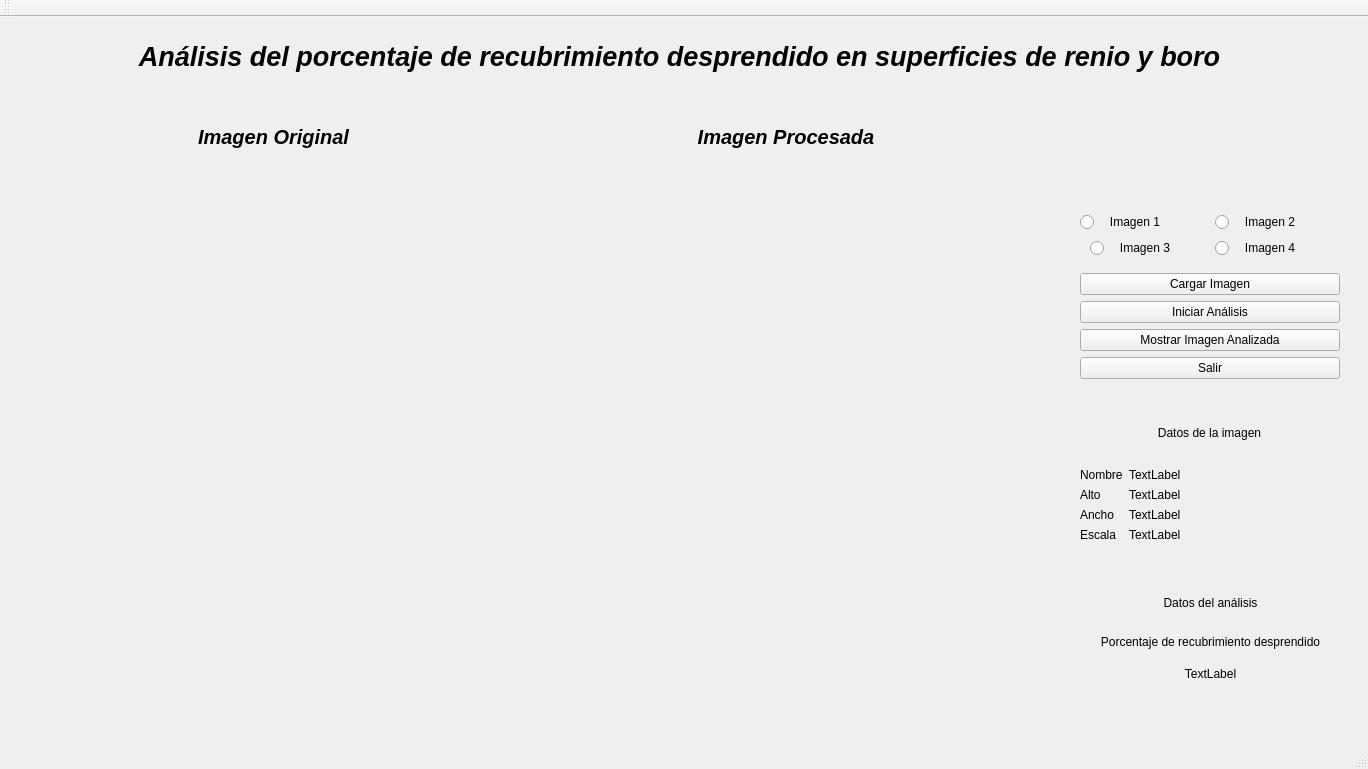
<?xml version="1.0" encoding="UTF-8"?>
<ui version="4.0">
 <class>MainWindow</class>
 <widget class="QMainWindow" name="MainWindow">
  <property name="geometry">
   <rect>
    <x>0</x>
    <y>0</y>
    <width>1368</width>
    <height>769</height>
   </rect>
  </property>
  <property name="palette">
   <palette>
    <active>
     <colorrole role="WindowText">
      <brush brushstyle="SolidPattern">
       <color alpha="255">
        <red>0</red>
        <green>0</green>
        <blue>0</blue>
       </color>
      </brush>
     </colorrole>
     <colorrole role="Button">
      <brush brushstyle="SolidPattern">
       <color alpha="255">
        <red>239</red>
        <green>239</green>
        <blue>239</blue>
       </color>
      </brush>
     </colorrole>
     <colorrole role="Light">
      <brush brushstyle="SolidPattern">
       <color alpha="255">
        <red>255</red>
        <green>255</green>
        <blue>255</blue>
       </color>
      </brush>
     </colorrole>
     <colorrole role="Midlight">
      <brush brushstyle="SolidPattern">
       <color alpha="255">
        <red>247</red>
        <green>247</green>
        <blue>247</blue>
       </color>
      </brush>
     </colorrole>
     <colorrole role="Dark">
      <brush brushstyle="SolidPattern">
       <color alpha="255">
        <red>119</red>
        <green>119</green>
        <blue>119</blue>
       </color>
      </brush>
     </colorrole>
     <colorrole role="Mid">
      <brush brushstyle="SolidPattern">
       <color alpha="255">
        <red>159</red>
        <green>159</green>
        <blue>159</blue>
       </color>
      </brush>
     </colorrole>
     <colorrole role="Text">
      <brush brushstyle="SolidPattern">
       <color alpha="255">
        <red>0</red>
        <green>0</green>
        <blue>0</blue>
       </color>
      </brush>
     </colorrole>
     <colorrole role="BrightText">
      <brush brushstyle="SolidPattern">
       <color alpha="255">
        <red>255</red>
        <green>255</green>
        <blue>255</blue>
       </color>
      </brush>
     </colorrole>
     <colorrole role="ButtonText">
      <brush brushstyle="SolidPattern">
       <color alpha="255">
        <red>0</red>
        <green>0</green>
        <blue>0</blue>
       </color>
      </brush>
     </colorrole>
     <colorrole role="Base">
      <brush brushstyle="SolidPattern">
       <color alpha="255">
        <red>255</red>
        <green>255</green>
        <blue>255</blue>
       </color>
      </brush>
     </colorrole>
     <colorrole role="Window">
      <brush brushstyle="SolidPattern">
       <color alpha="255">
        <red>239</red>
        <green>239</green>
        <blue>239</blue>
       </color>
      </brush>
     </colorrole>
     <colorrole role="Shadow">
      <brush brushstyle="SolidPattern">
       <color alpha="255">
        <red>0</red>
        <green>0</green>
        <blue>0</blue>
       </color>
      </brush>
     </colorrole>
     <colorrole role="AlternateBase">
      <brush brushstyle="SolidPattern">
       <color alpha="255">
        <red>247</red>
        <green>247</green>
        <blue>247</blue>
       </color>
      </brush>
     </colorrole>
     <colorrole role="ToolTipBase">
      <brush brushstyle="SolidPattern">
       <color alpha="255">
        <red>255</red>
        <green>255</green>
        <blue>220</blue>
       </color>
      </brush>
     </colorrole>
     <colorrole role="ToolTipText">
      <brush brushstyle="SolidPattern">
       <color alpha="255">
        <red>0</red>
        <green>0</green>
        <blue>0</blue>
       </color>
      </brush>
     </colorrole>
    </active>
    <inactive>
     <colorrole role="WindowText">
      <brush brushstyle="SolidPattern">
       <color alpha="255">
        <red>0</red>
        <green>0</green>
        <blue>0</blue>
       </color>
      </brush>
     </colorrole>
     <colorrole role="Button">
      <brush brushstyle="SolidPattern">
       <color alpha="255">
        <red>239</red>
        <green>239</green>
        <blue>239</blue>
       </color>
      </brush>
     </colorrole>
     <colorrole role="Light">
      <brush brushstyle="SolidPattern">
       <color alpha="255">
        <red>255</red>
        <green>255</green>
        <blue>255</blue>
       </color>
      </brush>
     </colorrole>
     <colorrole role="Midlight">
      <brush brushstyle="SolidPattern">
       <color alpha="255">
        <red>247</red>
        <green>247</green>
        <blue>247</blue>
       </color>
      </brush>
     </colorrole>
     <colorrole role="Dark">
      <brush brushstyle="SolidPattern">
       <color alpha="255">
        <red>119</red>
        <green>119</green>
        <blue>119</blue>
       </color>
      </brush>
     </colorrole>
     <colorrole role="Mid">
      <brush brushstyle="SolidPattern">
       <color alpha="255">
        <red>159</red>
        <green>159</green>
        <blue>159</blue>
       </color>
      </brush>
     </colorrole>
     <colorrole role="Text">
      <brush brushstyle="SolidPattern">
       <color alpha="255">
        <red>0</red>
        <green>0</green>
        <blue>0</blue>
       </color>
      </brush>
     </colorrole>
     <colorrole role="BrightText">
      <brush brushstyle="SolidPattern">
       <color alpha="255">
        <red>255</red>
        <green>255</green>
        <blue>255</blue>
       </color>
      </brush>
     </colorrole>
     <colorrole role="ButtonText">
      <brush brushstyle="SolidPattern">
       <color alpha="255">
        <red>0</red>
        <green>0</green>
        <blue>0</blue>
       </color>
      </brush>
     </colorrole>
     <colorrole role="Base">
      <brush brushstyle="SolidPattern">
       <color alpha="255">
        <red>255</red>
        <green>255</green>
        <blue>255</blue>
       </color>
      </brush>
     </colorrole>
     <colorrole role="Window">
      <brush brushstyle="SolidPattern">
       <color alpha="255">
        <red>239</red>
        <green>239</green>
        <blue>239</blue>
       </color>
      </brush>
     </colorrole>
     <colorrole role="Shadow">
      <brush brushstyle="SolidPattern">
       <color alpha="255">
        <red>0</red>
        <green>0</green>
        <blue>0</blue>
       </color>
      </brush>
     </colorrole>
     <colorrole role="AlternateBase">
      <brush brushstyle="SolidPattern">
       <color alpha="255">
        <red>247</red>
        <green>247</green>
        <blue>247</blue>
       </color>
      </brush>
     </colorrole>
     <colorrole role="ToolTipBase">
      <brush brushstyle="SolidPattern">
       <color alpha="255">
        <red>255</red>
        <green>255</green>
        <blue>220</blue>
       </color>
      </brush>
     </colorrole>
     <colorrole role="ToolTipText">
      <brush brushstyle="SolidPattern">
       <color alpha="255">
        <red>0</red>
        <green>0</green>
        <blue>0</blue>
       </color>
      </brush>
     </colorrole>
    </inactive>
    <disabled>
     <colorrole role="WindowText">
      <brush brushstyle="SolidPattern">
       <color alpha="255">
        <red>119</red>
        <green>119</green>
        <blue>119</blue>
       </color>
      </brush>
     </colorrole>
     <colorrole role="Button">
      <brush brushstyle="SolidPattern">
       <color alpha="255">
        <red>239</red>
        <green>239</green>
        <blue>239</blue>
       </color>
      </brush>
     </colorrole>
     <colorrole role="Light">
      <brush brushstyle="SolidPattern">
       <color alpha="255">
        <red>255</red>
        <green>255</green>
        <blue>255</blue>
       </color>
      </brush>
     </colorrole>
     <colorrole role="Midlight">
      <brush brushstyle="SolidPattern">
       <color alpha="255">
        <red>247</red>
        <green>247</green>
        <blue>247</blue>
       </color>
      </brush>
     </colorrole>
     <colorrole role="Dark">
      <brush brushstyle="SolidPattern">
       <color alpha="255">
        <red>119</red>
        <green>119</green>
        <blue>119</blue>
       </color>
      </brush>
     </colorrole>
     <colorrole role="Mid">
      <brush brushstyle="SolidPattern">
       <color alpha="255">
        <red>159</red>
        <green>159</green>
        <blue>159</blue>
       </color>
      </brush>
     </colorrole>
     <colorrole role="Text">
      <brush brushstyle="SolidPattern">
       <color alpha="255">
        <red>119</red>
        <green>119</green>
        <blue>119</blue>
       </color>
      </brush>
     </colorrole>
     <colorrole role="BrightText">
      <brush brushstyle="SolidPattern">
       <color alpha="255">
        <red>255</red>
        <green>255</green>
        <blue>255</blue>
       </color>
      </brush>
     </colorrole>
     <colorrole role="ButtonText">
      <brush brushstyle="SolidPattern">
       <color alpha="255">
        <red>119</red>
        <green>119</green>
        <blue>119</blue>
       </color>
      </brush>
     </colorrole>
     <colorrole role="Base">
      <brush brushstyle="SolidPattern">
       <color alpha="255">
        <red>239</red>
        <green>239</green>
        <blue>239</blue>
       </color>
      </brush>
     </colorrole>
     <colorrole role="Window">
      <brush brushstyle="SolidPattern">
       <color alpha="255">
        <red>239</red>
        <green>239</green>
        <blue>239</blue>
       </color>
      </brush>
     </colorrole>
     <colorrole role="Shadow">
      <brush brushstyle="SolidPattern">
       <color alpha="255">
        <red>0</red>
        <green>0</green>
        <blue>0</blue>
       </color>
      </brush>
     </colorrole>
     <colorrole role="AlternateBase">
      <brush brushstyle="SolidPattern">
       <color alpha="255">
        <red>239</red>
        <green>239</green>
        <blue>239</blue>
       </color>
      </brush>
     </colorrole>
     <colorrole role="ToolTipBase">
      <brush brushstyle="SolidPattern">
       <color alpha="255">
        <red>255</red>
        <green>255</green>
        <blue>220</blue>
       </color>
      </brush>
     </colorrole>
     <colorrole role="ToolTipText">
      <brush brushstyle="SolidPattern">
       <color alpha="255">
        <red>0</red>
        <green>0</green>
        <blue>0</blue>
       </color>
      </brush>
     </colorrole>
    </disabled>
   </palette>
  </property>
  <property name="focusPolicy">
   <enum>Qt::NoFocus</enum>
  </property>
  <property name="windowTitle">
   <string>MainWindow</string>
  </property>
  <widget class="QWidget" name="centralWidget">
   <widget class="QWidget" name="horizontalLayoutWidget">
    <property name="geometry">
     <rect>
      <x>10</x>
      <y>170</y>
      <width>1041</width>
      <height>521</height>
     </rect>
    </property>
    <layout class="QHBoxLayout" name="horiL_imag">
     <item>
      <widget class="QLabel" name="ulbl_imagori">
       <property name="text">
        <string/>
       </property>
      </widget>
     </item>
     <item>
      <widget class="QLabel" name="ulbl_imagpro">
       <property name="font">
        <font>
         <strikeout>false</strikeout>
        </font>
       </property>
       <property name="mouseTracking">
        <bool>false</bool>
       </property>
       <property name="text">
        <string/>
       </property>
      </widget>
     </item>
    </layout>
   </widget>
   <widget class="QWidget" name="verticalLayoutWidget">
    <property name="geometry">
     <rect>
      <x>1069</x>
      <y>175</y>
      <width>282</width>
      <height>198</height>
     </rect>
    </property>
    <layout class="QVBoxLayout" name="verL_btn">
     <item>
      <layout class="QFormLayout" name="formLayout">
       <property name="labelAlignment">
        <set>Qt::AlignCenter</set>
       </property>
       <property name="formAlignment">
        <set>Qt::AlignCenter</set>
       </property>
       <item row="0" column="0">
        <widget class="QRadioButton" name="rb_imag1">
         <property name="text">
          <string>   Imagen 1             </string>
         </property>
        </widget>
       </item>
       <item row="1" column="1">
        <widget class="QRadioButton" name="rb_imag4">
         <property name="text">
          <string>   Imagen 4       </string>
         </property>
        </widget>
       </item>
       <item row="0" column="1">
        <widget class="QRadioButton" name="rb_imag2">
         <property name="text">
          <string>   Imagen 2       </string>
         </property>
        </widget>
       </item>
       <item row="1" column="0">
        <widget class="QRadioButton" name="rb_imag3">
         <property name="text">
          <string>   Imagen 3       </string>
         </property>
        </widget>
       </item>
      </layout>
     </item>
     <item>
      <widget class="QPushButton" name="btn_carimag">
       <property name="maximumSize">
        <size>
         <width>16777215</width>
         <height>16777215</height>
        </size>
       </property>
       <property name="text">
        <string>Cargar Imagen</string>
       </property>
       <property name="iconSize">
        <size>
         <width>16</width>
         <height>16</height>
        </size>
       </property>
      </widget>
     </item>
     <item>
      <widget class="QPushButton" name="btn_iniana">
       <property name="text">
        <string>Iniciar Análisis</string>
       </property>
      </widget>
     </item>
     <item>
      <widget class="QPushButton" name="btn_mostrar">
       <property name="text">
        <string>Mostrar Imagen Analizada</string>
       </property>
      </widget>
     </item>
     <item>
      <widget class="QPushButton" name="btn_salir">
       <property name="text">
        <string>Salir</string>
       </property>
      </widget>
     </item>
    </layout>
   </widget>
   <widget class="QWidget" name="formLayoutWidget">
    <property name="geometry">
     <rect>
      <x>1069</x>
      <y>440</y>
      <width>281</width>
      <height>100</height>
     </rect>
    </property>
    <layout class="QFormLayout" name="formL_datimag">
     <item row="0" column="0">
      <widget class="QLabel" name="lbl_nom">
       <property name="text">
        <string>Nombre</string>
       </property>
      </widget>
     </item>
     <item row="0" column="1">
      <widget class="QLabel" name="ulbl_nom">
       <property name="text">
        <string>TextLabel</string>
       </property>
      </widget>
     </item>
     <item row="1" column="0">
      <widget class="QLabel" name="lbl_alto">
       <property name="text">
        <string>Alto</string>
       </property>
      </widget>
     </item>
     <item row="2" column="0">
      <widget class="QLabel" name="lbl_ancho">
       <property name="text">
        <string>Ancho</string>
       </property>
      </widget>
     </item>
     <item row="2" column="1">
      <widget class="QLabel" name="ulbl_ancho">
       <property name="text">
        <string>TextLabel</string>
       </property>
      </widget>
     </item>
     <item row="1" column="1">
      <widget class="QLabel" name="ulbl_alto">
       <property name="text">
        <string>TextLabel</string>
       </property>
      </widget>
     </item>
     <item row="3" column="0">
      <widget class="QLabel" name="lbl_escala">
       <property name="text">
        <string>Escala</string>
       </property>
      </widget>
     </item>
     <item row="3" column="1">
      <widget class="QLabel" name="ulbl_escala">
       <property name="text">
        <string>TextLabel</string>
       </property>
      </widget>
     </item>
    </layout>
   </widget>
   <widget class="QWidget" name="verticalLayoutWidget_2">
    <property name="geometry">
     <rect>
      <x>1069</x>
      <y>380</y>
      <width>281</width>
      <height>71</height>
     </rect>
    </property>
    <layout class="QVBoxLayout" name="verL_datimag">
     <item>
      <widget class="QLabel" name="lbl_datimag">
       <property name="text">
        <string>Datos de la imagen</string>
       </property>
       <property name="alignment">
        <set>Qt::AlignCenter</set>
       </property>
      </widget>
     </item>
    </layout>
   </widget>
   <widget class="QWidget" name="verticalLayoutWidget_3">
    <property name="geometry">
     <rect>
      <x>1070</x>
      <y>550</y>
      <width>281</width>
      <height>71</height>
     </rect>
    </property>
    <layout class="QVBoxLayout" name="verL_datana">
     <item>
      <widget class="QLabel" name="lbl_datana">
       <property name="text">
        <string>Datos del análisis</string>
       </property>
       <property name="alignment">
        <set>Qt::AlignCenter</set>
       </property>
      </widget>
     </item>
    </layout>
   </widget>
   <widget class="QWidget" name="verticalLayoutWidget_4">
    <property name="geometry">
     <rect>
      <x>1070</x>
      <y>600</y>
      <width>281</width>
      <height>81</height>
     </rect>
    </property>
    <layout class="QVBoxLayout" name="verL_prd">
     <item>
      <widget class="QLabel" name="lbl_prd">
       <property name="text">
        <string>Porcentaje de recubrimiento desprendido</string>
       </property>
       <property name="alignment">
        <set>Qt::AlignCenter</set>
       </property>
      </widget>
     </item>
     <item>
      <widget class="QLabel" name="ulbl_prd">
       <property name="text">
        <string>TextLabel</string>
       </property>
       <property name="alignment">
        <set>Qt::AlignCenter</set>
       </property>
      </widget>
     </item>
    </layout>
   </widget>
   <widget class="QWidget" name="verticalLayoutWidget_5">
    <property name="geometry">
     <rect>
      <x>9</x>
      <y>9</y>
      <width>1341</width>
      <height>61</height>
     </rect>
    </property>
    <layout class="QVBoxLayout" name="verL_titulo">
     <item>
      <widget class="QLabel" name="lbl_titulo">
       <property name="palette">
        <palette>
         <active>
          <colorrole role="WindowText">
           <brush brushstyle="SolidPattern">
            <color alpha="255">
             <red>0</red>
             <green>0</green>
             <blue>0</blue>
            </color>
           </brush>
          </colorrole>
          <colorrole role="Button">
           <brush brushstyle="SolidPattern">
            <color alpha="255">
             <red>239</red>
             <green>239</green>
             <blue>239</blue>
            </color>
           </brush>
          </colorrole>
          <colorrole role="Light">
           <brush brushstyle="SolidPattern">
            <color alpha="255">
             <red>255</red>
             <green>255</green>
             <blue>255</blue>
            </color>
           </brush>
          </colorrole>
          <colorrole role="Midlight">
           <brush brushstyle="SolidPattern">
            <color alpha="255">
             <red>247</red>
             <green>247</green>
             <blue>247</blue>
            </color>
           </brush>
          </colorrole>
          <colorrole role="Dark">
           <brush brushstyle="SolidPattern">
            <color alpha="255">
             <red>119</red>
             <green>119</green>
             <blue>119</blue>
            </color>
           </brush>
          </colorrole>
          <colorrole role="Mid">
           <brush brushstyle="SolidPattern">
            <color alpha="255">
             <red>159</red>
             <green>159</green>
             <blue>159</blue>
            </color>
           </brush>
          </colorrole>
          <colorrole role="Text">
           <brush brushstyle="SolidPattern">
            <color alpha="255">
             <red>0</red>
             <green>0</green>
             <blue>0</blue>
            </color>
           </brush>
          </colorrole>
          <colorrole role="BrightText">
           <brush brushstyle="SolidPattern">
            <color alpha="255">
             <red>255</red>
             <green>255</green>
             <blue>255</blue>
            </color>
           </brush>
          </colorrole>
          <colorrole role="ButtonText">
           <brush brushstyle="SolidPattern">
            <color alpha="255">
             <red>0</red>
             <green>0</green>
             <blue>0</blue>
            </color>
           </brush>
          </colorrole>
          <colorrole role="Base">
           <brush brushstyle="SolidPattern">
            <color alpha="255">
             <red>255</red>
             <green>255</green>
             <blue>255</blue>
            </color>
           </brush>
          </colorrole>
          <colorrole role="Window">
           <brush brushstyle="SolidPattern">
            <color alpha="255">
             <red>239</red>
             <green>239</green>
             <blue>239</blue>
            </color>
           </brush>
          </colorrole>
          <colorrole role="Shadow">
           <brush brushstyle="SolidPattern">
            <color alpha="255">
             <red>0</red>
             <green>0</green>
             <blue>0</blue>
            </color>
           </brush>
          </colorrole>
          <colorrole role="AlternateBase">
           <brush brushstyle="SolidPattern">
            <color alpha="255">
             <red>247</red>
             <green>247</green>
             <blue>247</blue>
            </color>
           </brush>
          </colorrole>
          <colorrole role="ToolTipBase">
           <brush brushstyle="SolidPattern">
            <color alpha="255">
             <red>255</red>
             <green>255</green>
             <blue>220</blue>
            </color>
           </brush>
          </colorrole>
          <colorrole role="ToolTipText">
           <brush brushstyle="SolidPattern">
            <color alpha="255">
             <red>0</red>
             <green>0</green>
             <blue>0</blue>
            </color>
           </brush>
          </colorrole>
         </active>
         <inactive>
          <colorrole role="WindowText">
           <brush brushstyle="SolidPattern">
            <color alpha="255">
             <red>0</red>
             <green>0</green>
             <blue>0</blue>
            </color>
           </brush>
          </colorrole>
          <colorrole role="Button">
           <brush brushstyle="SolidPattern">
            <color alpha="255">
             <red>239</red>
             <green>239</green>
             <blue>239</blue>
            </color>
           </brush>
          </colorrole>
          <colorrole role="Light">
           <brush brushstyle="SolidPattern">
            <color alpha="255">
             <red>255</red>
             <green>255</green>
             <blue>255</blue>
            </color>
           </brush>
          </colorrole>
          <colorrole role="Midlight">
           <brush brushstyle="SolidPattern">
            <color alpha="255">
             <red>247</red>
             <green>247</green>
             <blue>247</blue>
            </color>
           </brush>
          </colorrole>
          <colorrole role="Dark">
           <brush brushstyle="SolidPattern">
            <color alpha="255">
             <red>119</red>
             <green>119</green>
             <blue>119</blue>
            </color>
           </brush>
          </colorrole>
          <colorrole role="Mid">
           <brush brushstyle="SolidPattern">
            <color alpha="255">
             <red>159</red>
             <green>159</green>
             <blue>159</blue>
            </color>
           </brush>
          </colorrole>
          <colorrole role="Text">
           <brush brushstyle="SolidPattern">
            <color alpha="255">
             <red>0</red>
             <green>0</green>
             <blue>0</blue>
            </color>
           </brush>
          </colorrole>
          <colorrole role="BrightText">
           <brush brushstyle="SolidPattern">
            <color alpha="255">
             <red>255</red>
             <green>255</green>
             <blue>255</blue>
            </color>
           </brush>
          </colorrole>
          <colorrole role="ButtonText">
           <brush brushstyle="SolidPattern">
            <color alpha="255">
             <red>0</red>
             <green>0</green>
             <blue>0</blue>
            </color>
           </brush>
          </colorrole>
          <colorrole role="Base">
           <brush brushstyle="SolidPattern">
            <color alpha="255">
             <red>255</red>
             <green>255</green>
             <blue>255</blue>
            </color>
           </brush>
          </colorrole>
          <colorrole role="Window">
           <brush brushstyle="SolidPattern">
            <color alpha="255">
             <red>239</red>
             <green>239</green>
             <blue>239</blue>
            </color>
           </brush>
          </colorrole>
          <colorrole role="Shadow">
           <brush brushstyle="SolidPattern">
            <color alpha="255">
             <red>0</red>
             <green>0</green>
             <blue>0</blue>
            </color>
           </brush>
          </colorrole>
          <colorrole role="AlternateBase">
           <brush brushstyle="SolidPattern">
            <color alpha="255">
             <red>247</red>
             <green>247</green>
             <blue>247</blue>
            </color>
           </brush>
          </colorrole>
          <colorrole role="ToolTipBase">
           <brush brushstyle="SolidPattern">
            <color alpha="255">
             <red>255</red>
             <green>255</green>
             <blue>220</blue>
            </color>
           </brush>
          </colorrole>
          <colorrole role="ToolTipText">
           <brush brushstyle="SolidPattern">
            <color alpha="255">
             <red>0</red>
             <green>0</green>
             <blue>0</blue>
            </color>
           </brush>
          </colorrole>
         </inactive>
         <disabled>
          <colorrole role="WindowText">
           <brush brushstyle="SolidPattern">
            <color alpha="255">
             <red>119</red>
             <green>119</green>
             <blue>119</blue>
            </color>
           </brush>
          </colorrole>
          <colorrole role="Button">
           <brush brushstyle="SolidPattern">
            <color alpha="255">
             <red>239</red>
             <green>239</green>
             <blue>239</blue>
            </color>
           </brush>
          </colorrole>
          <colorrole role="Light">
           <brush brushstyle="SolidPattern">
            <color alpha="255">
             <red>255</red>
             <green>255</green>
             <blue>255</blue>
            </color>
           </brush>
          </colorrole>
          <colorrole role="Midlight">
           <brush brushstyle="SolidPattern">
            <color alpha="255">
             <red>247</red>
             <green>247</green>
             <blue>247</blue>
            </color>
           </brush>
          </colorrole>
          <colorrole role="Dark">
           <brush brushstyle="SolidPattern">
            <color alpha="255">
             <red>119</red>
             <green>119</green>
             <blue>119</blue>
            </color>
           </brush>
          </colorrole>
          <colorrole role="Mid">
           <brush brushstyle="SolidPattern">
            <color alpha="255">
             <red>159</red>
             <green>159</green>
             <blue>159</blue>
            </color>
           </brush>
          </colorrole>
          <colorrole role="Text">
           <brush brushstyle="SolidPattern">
            <color alpha="255">
             <red>119</red>
             <green>119</green>
             <blue>119</blue>
            </color>
           </brush>
          </colorrole>
          <colorrole role="BrightText">
           <brush brushstyle="SolidPattern">
            <color alpha="255">
             <red>255</red>
             <green>255</green>
             <blue>255</blue>
            </color>
           </brush>
          </colorrole>
          <colorrole role="ButtonText">
           <brush brushstyle="SolidPattern">
            <color alpha="255">
             <red>119</red>
             <green>119</green>
             <blue>119</blue>
            </color>
           </brush>
          </colorrole>
          <colorrole role="Base">
           <brush brushstyle="SolidPattern">
            <color alpha="255">
             <red>239</red>
             <green>239</green>
             <blue>239</blue>
            </color>
           </brush>
          </colorrole>
          <colorrole role="Window">
           <brush brushstyle="SolidPattern">
            <color alpha="255">
             <red>239</red>
             <green>239</green>
             <blue>239</blue>
            </color>
           </brush>
          </colorrole>
          <colorrole role="Shadow">
           <brush brushstyle="SolidPattern">
            <color alpha="255">
             <red>0</red>
             <green>0</green>
             <blue>0</blue>
            </color>
           </brush>
          </colorrole>
          <colorrole role="AlternateBase">
           <brush brushstyle="SolidPattern">
            <color alpha="255">
             <red>239</red>
             <green>239</green>
             <blue>239</blue>
            </color>
           </brush>
          </colorrole>
          <colorrole role="ToolTipBase">
           <brush brushstyle="SolidPattern">
            <color alpha="255">
             <red>255</red>
             <green>255</green>
             <blue>220</blue>
            </color>
           </brush>
          </colorrole>
          <colorrole role="ToolTipText">
           <brush brushstyle="SolidPattern">
            <color alpha="255">
             <red>0</red>
             <green>0</green>
             <blue>0</blue>
            </color>
           </brush>
          </colorrole>
         </disabled>
        </palette>
       </property>
       <property name="font">
        <font>
         <pointsize>20</pointsize>
         <weight>75</weight>
         <italic>true</italic>
         <bold>true</bold>
         <underline>false</underline>
         <strikeout>false</strikeout>
        </font>
       </property>
       <property name="focusPolicy">
        <enum>Qt::NoFocus</enum>
       </property>
       <property name="frameShape">
        <enum>QFrame::NoFrame</enum>
       </property>
       <property name="frameShadow">
        <enum>QFrame::Plain</enum>
       </property>
       <property name="text">
        <string>Análisis del porcentaje de recubrimiento desprendido en superficies de renio y boro</string>
       </property>
       <property name="alignment">
        <set>Qt::AlignCenter</set>
       </property>
      </widget>
     </item>
    </layout>
   </widget>
   <widget class="QWidget" name="horizontalLayoutWidget_2">
    <property name="geometry">
     <rect>
      <x>9</x>
      <y>89</y>
      <width>1041</width>
      <height>61</height>
     </rect>
    </property>
    <layout class="QHBoxLayout" name="horiL_textimag">
     <item>
      <widget class="QLabel" name="lbl_sub1">
       <property name="font">
        <font>
         <pointsize>15</pointsize>
         <weight>75</weight>
         <italic>true</italic>
         <bold>true</bold>
        </font>
       </property>
       <property name="text">
        <string>Imagen Original</string>
       </property>
       <property name="alignment">
        <set>Qt::AlignCenter</set>
       </property>
      </widget>
     </item>
     <item>
      <widget class="QLabel" name="lbl_sub2">
       <property name="font">
        <font>
         <pointsize>15</pointsize>
         <weight>75</weight>
         <italic>true</italic>
         <bold>true</bold>
        </font>
       </property>
       <property name="text">
        <string>Imagen Procesada</string>
       </property>
       <property name="alignment">
        <set>Qt::AlignCenter</set>
       </property>
      </widget>
     </item>
    </layout>
   </widget>
  </widget>
  <widget class="QMenuBar" name="menuBar">
   <property name="geometry">
    <rect>
     <x>0</x>
     <y>0</y>
     <width>1368</width>
     <height>25</height>
    </rect>
   </property>
  </widget>
  <widget class="QToolBar" name="mainToolBar">
   <attribute name="toolBarArea">
    <enum>TopToolBarArea</enum>
   </attribute>
   <attribute name="toolBarBreak">
    <bool>false</bool>
   </attribute>
  </widget>
  <widget class="QStatusBar" name="statusBar"/>
 </widget>
 <layoutdefault spacing="6" margin="11"/>
 <resources/>
 <connections/>
</ui>
